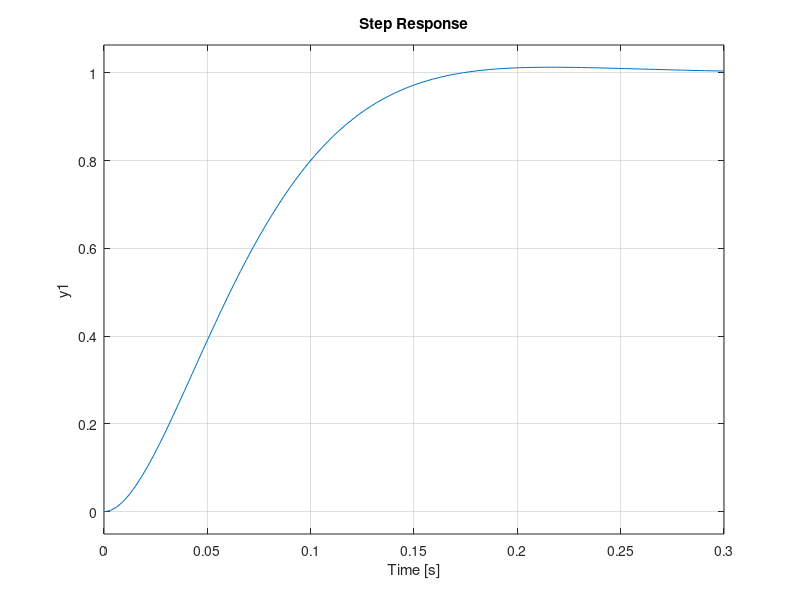

This figure's MATLAB source:
%% DC motor (servo) - Routh-Hurwitz Control Design
% DC motor from Chapter 1 with a negligible armature inductance. The input is 
% the armature voltage v and the output is the shaft angle theta. The values 
% are those of the ball-on-plate servo.

clear all
close all

Km = 1.53;          % steady-state speed gain [rad/(V s)]
tau = 0.0248;       % time constant [s]
s = tf('s');

G = Km/(s*(tau*s+1));
%% P controller
% With C(s) = K the characteristic equation is s(tau s + 1) + Km K = 0, i.e.,
% 
% $$P(s) = \tau s^2 + s + K_m K$$
% 
% Routh table:
% 
%   s^2 | tau      Km*K
%   s^1 | 1        0
%   s^0 | Km*K
% 
% The closed loop is stable for any K > 0 (for a second order polynomial, 
% Routh-Hurwitz simply says that all coefficients must be positive).
%% 
% Since every K > 0 is stable, we pick K using another requirement. For 
% example, the closed loop poles are
% 
% $$s = \frac{-1 \pm \sqrt{1 - 4\tau K_m K}}{2\tau}$$
% 
% and they become complex for K > 1/(4 tau Km) = 6.6. With K = 10 they are 
% slightly complex (small overshoot) and fast:

K = 10;
C = K;
pole(minreal(C*G/(1+C*G)))
step(minreal(C*G/(1+C*G)));
%% 
% G has a pole at the origin, so the steady state error to step inputs is 
% zero. To try this controller in DCM_Realtime_Demo, set
% 
%   C = 10;

[numC, denC] = tfdata(tf(C), 'v')
